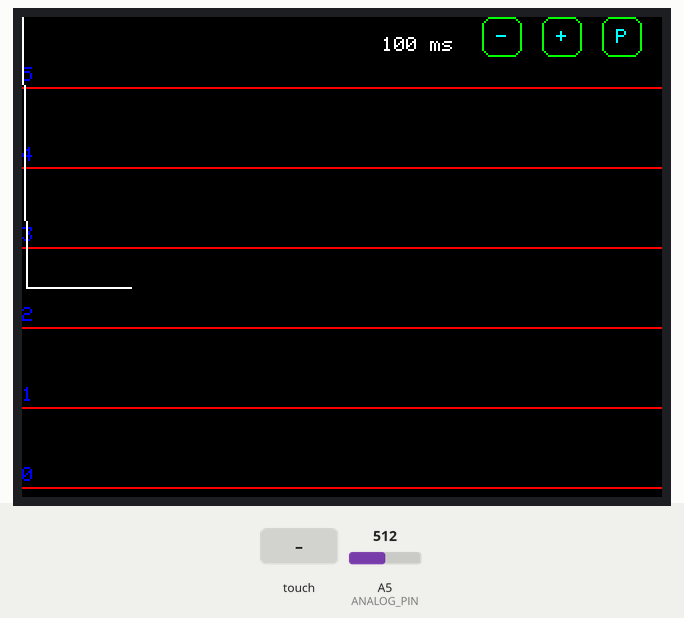
Bench run of a sketch on a simulated Arduino Uno, built with avr-gcc and run on an emulated ATmega328P. Shown: 320×240 colour display. The test bench sets the inputs (shaded band); at power-on: A5 (ANALOG_PIN) = 512.

Above: at 1.4 s.
1.5 s: A5 (ANALOG_PIN) set to 716
At 2.26 s:
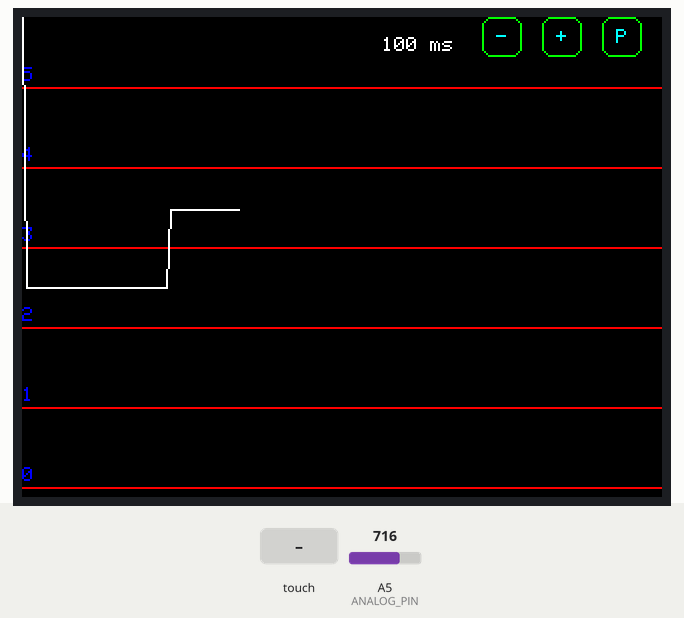
3.3 s: A5 (ANALOG_PIN) set to 900
At 3.51 s:
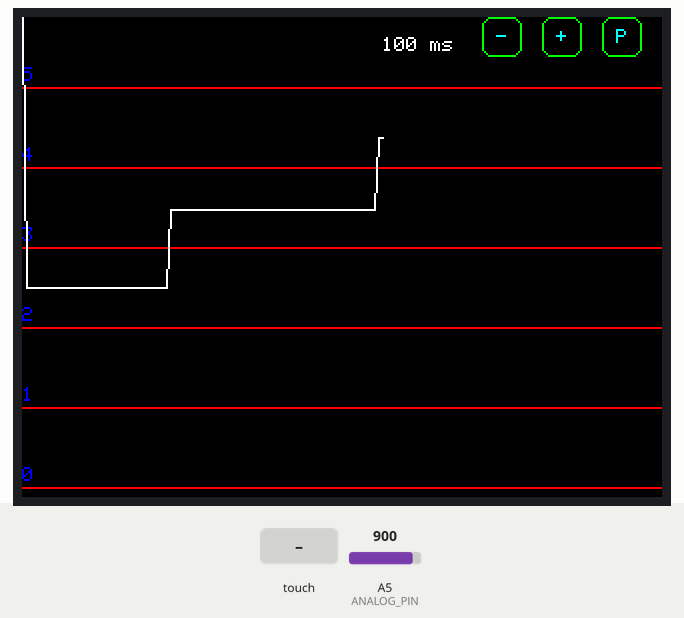
6.3 s: A5 (ANALOG_PIN) set to 1009
At 6.65 s:
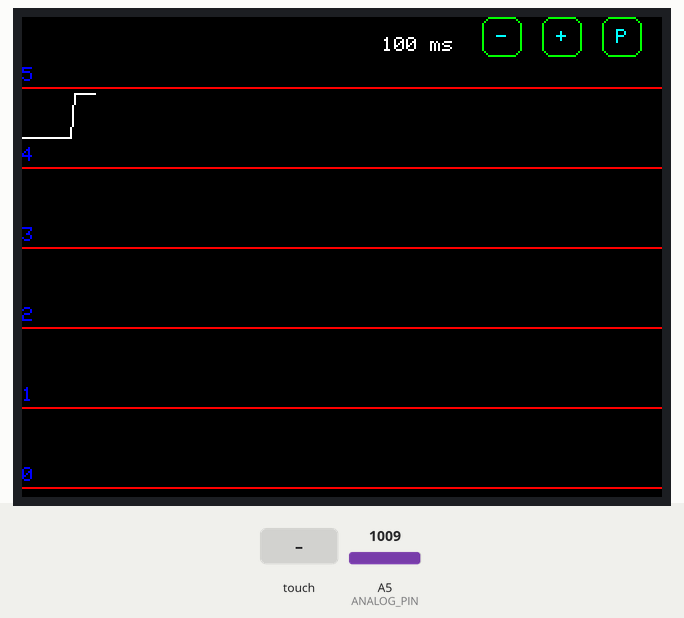
7.9 s: touch panel pressed at 13 % / 10 % of its raw x / y range
At 8.21 s:
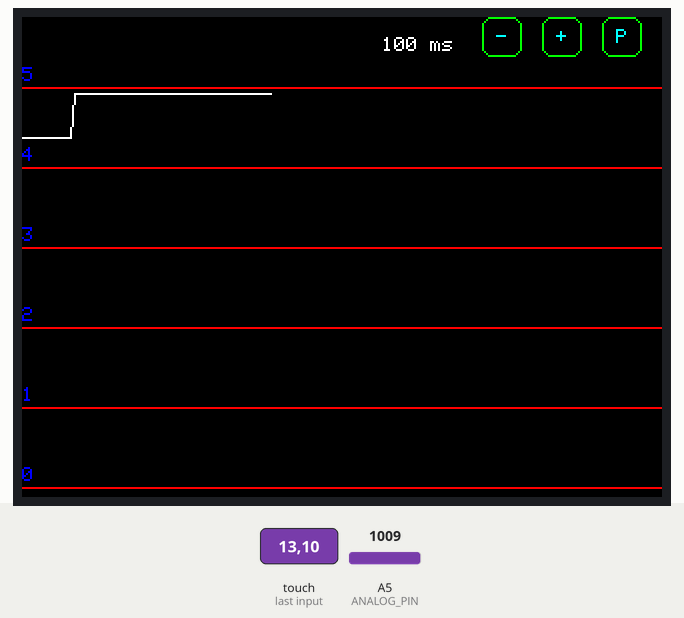
Timing chart, 0 to 10.5 s (numbered marks = the images above; inputs shaded):
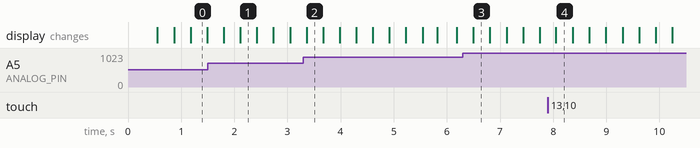

The sketch:

Oscilloscope.ino
```cpp
#include <Adafruit_GFX.h>
#include <MCUFRIEND_kbv.h>
#include <TouchScreen.h>

MCUFRIEND_kbv tft;

/*
------- SETTINGS -------
*/

#define ANALOG_PIN A5
#define TFT_WIDTH 320
#define TFT_HEIGHT 240

#define MINPRESSURE 200
#define MAXPRESSURE 1000

#define BUTTON_DELAY_ms 300

const int XP=6,XM=A2,YP=A1,YM=7; //240x320 ID=0x9341
const int TS_LEFT=177,TS_RT=915,TS_TOP=952,TS_BOT=204;
// ----------------------------------------

#define BLACK   0x0000
#define BLUE    0x001F
#define RED     0xF800
#define GREEN   0x07E0
#define CYAN    0x07FF
#define MAGENTA 0xF81F
#define YELLOW  0xFFE0
#define WHITE   0xFFFF

#define VOLTAGE_STEP 2
#define CHART_HEIGHT 200
#define OFFSET_Y -5
#define VOLTAGE_TEXT_OFFSET_Y -10
#define MAX_VOLTAGES_CAPACITY 1500
#define TIME_STEP_DELTA 20
#define TIME_STEP_DELTA_us 100
#define TIME_STEP_DEFAULT 100

#define INDICATORS_BASE_Y 2

#define TIME_STEP_TEXT_X 180
#define LAST_VOLTAGE_TEXT_X 2
#define AVG_VOLTAGE_TEXT_X 2
#define PEAK_VOLTAGE_TEXT_X 82
#define MIN_VOLTAGE_TEXT_X 82

bool isTimeStepMicros = false;

TouchScreen ts = TouchScreen(XP, YP, XM, YM, 300);

uint8_t lowBound = 0;
uint8_t peakBound = 5;

//uint8_t voltages[MAX_VOLTAGES_CAPACITY];
uint16_t voltagesAmount = TFT_WIDTH / VOLTAGE_STEP;
uint16_t currentArrayIdx = 0;
uint16_t timeStep = 100;

uint16_t previousX = 0;
uint16_t lastAnalogReading = 0;
uint16_t previousY;

double voltagesSum = 0;
double peakVoltage = 0;
double minVoltage = 999;

uint16_t voltagesAmountMeasured = 0;

Adafruit_GFX_Button pauseButton, timeStepUpButton, timeStepDownButton;

void setup() {
  pinMode(ANALOG_PIN, INPUT);
  tft.reset();
  tft.begin();
  tft.setRotation(1);
  resetScreen();

  Serial.begin(57600);
}

uint16_t touch_x, touch_y;
bool Touch_getXY(void)
{
    TSPoint p = ts.getPoint();
    pinMode(YP, OUTPUT);      //restore shared pins
    pinMode(XM, OUTPUT);
    digitalWrite(YP, HIGH);   //because TFT control pins
    digitalWrite(XM, HIGH);
    bool pressed = (p.z > MINPRESSURE && p.z < MAXPRESSURE);
    if (pressed) {
        int16_t temp = p.x;
        p.x = p.y;
        p.y = temp;
        touch_x = map(p.x, TS_LEFT, TS_RT, 0, tft.width());
        touch_y = map(p.y, TS_TOP, TS_BOT, 0, tft.height());
        touch_x = TFT_WIDTH - touch_x;
    }

    return pressed;
}

void resetScreen()
{
  tft.fillScreen(BLACK);
  uint16_t step = CHART_HEIGHT / (peakBound);
  for (uint8_t i = 0; i <= peakBound; i++)
  {
    uint16_t y = TFT_HEIGHT - step * i + OFFSET_Y;
    tft.drawFastHLine(0, y, TFT_WIDTH, RED);
    tft.drawChar(0, y + VOLTAGE_TEXT_OFFSET_Y,(char)(i + 48), BLUE, BLACK, 1);
  }
  pauseButton.initButton(&tft, 300, 10, 20, 20, GREEN, BLACK, CYAN, "P", 1);
  timeStepUpButton.initButton(&tft, 270, 10, 20, 20, GREEN, BLACK, CYAN, "+", 1);
  timeStepDownButton.initButton(&tft, 240, 10, 20, 20, GREEN, BLACK, CYAN, "-", 1);

  timeStepUpButton.drawButton();
  timeStepDownButton.drawButton();
  pauseButton.drawButton();
  writeTimeStep();

  voltagesSum = 0;
  voltagesAmountMeasured = 0;
  peakVoltage = 0;
  minVoltage = 999;
}

void writeTimeStep()
{
  tft.fillRect(TIME_STEP_TEXT_X, 10, 40, 10, BLACK);
  tft.setCursor(TIME_STEP_TEXT_X, 10);
  tft.setTextColor(WHITE);
  tft.setTextSize(1);
  tft.print(timeStep);
  if (isTimeStepMicros)
    tft.print(" us");
  else
    tft.print(" ms");
}

void writeLastVoltage(int analogReading)
{
  //tft.fillRect(LAST_VOLTAGE_TEXT_X, INDICATORS_BASE_Y + 10, 40, 10, BLACK);
  tft.setCursor(LAST_VOLTAGE_TEXT_X, INDICATORS_BASE_Y + 10);
  tft.setTextColor(WHITE);
  tft.setTextSize(1);
  tft.print("Curr:");
  tft.print(analogToVoltage(analogReading));
  tft.print(" V");
}

void writeAvgVoltage()
{
  //tft.fillRect(AVG_VOLTAGE_TEXT_X, INDICATORS_BASE_Y, 70, 10, BLACK);
  tft.setCursor(AVG_VOLTAGE_TEXT_X, INDICATORS_BASE_Y);
  tft.setTextColor(WHITE);
  tft.setTextSize(1);
  tft.print("Avg: ");
  tft.print((float)voltagesSum / voltagesAmountMeasured);
  tft.print(" V");
}

void writePeakVoltage()
{
  //tft.fillRect(PEAK_VOLTAGE_TEXT_X, INDICATORS_BASE_Y, 70, 10, BLACK);
  tft.setCursor(PEAK_VOLTAGE_TEXT_X, INDICATORS_BASE_Y);
  tft.setTextColor(WHITE);
  tft.setTextSize(1);
  tft.print("Peak: ");
  tft.print(peakVoltage);
  tft.print(" V");
}

void writeMinVoltage()
{
  //tft.fillRect(MIN_VOLTAGE_TEXT_X, INDICATORS_BASE_Y + 10, 70, 10, BLACK);
  tft.setCursor(MIN_VOLTAGE_TEXT_X, INDICATORS_BASE_Y + 10);
  tft.setTextColor(WHITE);
  tft.setTextSize(1);
  tft.print("Min: ");
  tft.print(minVoltage);
  tft.print(" V");
}

float analogToVoltage(int analogReading)
{
  return analogReading / 1023.0 * peakBound;
}

bool isFirstIteration = true;
bool isPaused = false;
uint64_t startMicros = micros();
void loop() {
  bool isScreenPressed = Touch_getXY();
  pauseButton.press(isScreenPressed && pauseButton.contains(touch_x, touch_y));
  timeStepUpButton.press(isScreenPressed && timeStepUpButton.contains(touch_x, touch_y));
  timeStepDownButton.press(isScreenPressed && timeStepDownButton.contains(touch_x, touch_y));

  if (pauseButton.justReleased()) pauseButton.drawButton();
  if (timeStepUpButton.justReleased()) timeStepUpButton.drawButton();
  if (timeStepDownButton.justReleased()) timeStepDownButton.drawButton();

  if (pauseButton.justPressed())
  {
    pauseButton.drawButton(true);
    isPaused = !isPaused;
    if (isPaused)
    {
      writeLastVoltage(lastAnalogReading);
      writeAvgVoltage();
      writePeakVoltage();
      writeMinVoltage();
    }
    else
    {
      tft.fillRect(LAST_VOLTAGE_TEXT_X, INDICATORS_BASE_Y + 10, 80, 10, BLACK);
      tft.fillRect(AVG_VOLTAGE_TEXT_X, INDICATORS_BASE_Y, 80, 10, BLACK);
      tft.fillRect(MIN_VOLTAGE_TEXT_X, INDICATORS_BASE_Y + 10, 80, 10, BLACK);
      tft.fillRect(PEAK_VOLTAGE_TEXT_X, INDICATORS_BASE_Y, 80, 10, BLACK);
    }
    delay(BUTTON_DELAY_ms);
  }
  if (timeStepUpButton.justPressed())
  {
    timeStepUpButton.drawButton(true);
    if (timeStep + TIME_STEP_DELTA > 1000)
    {
      isTimeStepMicros = false;
      timeStep = 20;
    }
    else timeStep += (isTimeStepMicros ? TIME_STEP_DELTA_us : TIME_STEP_DELTA);
    writeTimeStep();
    delay(BUTTON_DELAY_ms);
  }
  if (timeStepDownButton.justPressed())
  {
    timeStepDownButton.drawButton(true);
    if (static_cast<int16_t>(timeStep) - TIME_STEP_DELTA > 0) timeStep -= (isTimeStepMicros ? TIME_STEP_DELTA_us : TIME_STEP_DELTA);
    else
    {
      isTimeStepMicros = true;
      timeStep = 1000;
    }
    writeTimeStep();
    delay(BUTTON_DELAY_ms);
  }

  uint64_t currentMicros = micros();
  if (!isPaused && currentMicros - startMicros >= (isTimeStepMicros ? timeStep : timeStep * 1000))
  {
    startMicros = currentMicros;
    uint16_t analogReading = analogRead(ANALOG_PIN);
    lastAnalogReading = analogReading;
    ++voltagesAmountMeasured;

    float currentVoltage = analogToVoltage(analogReading);
    if (currentVoltage > peakVoltage) peakVoltage = currentVoltage;
    if (currentVoltage < minVoltage) minVoltage = currentVoltage;
    voltagesSum += currentVoltage;
    uint8_t currentY = map(analogReading, 0, 1023, 0, CHART_HEIGHT);
    /*
    Serial.print(analogReading);
    Serial.print(" ");
    Serial.println(currentY);
    */
    currentY = abs((TFT_HEIGHT + OFFSET_Y - currentY));
    if (previousX >= TFT_WIDTH)
    {
      resetScreen();
      previousX = 0;
      isFirstIteration = true;
    }
    if (isFirstIteration)
    {
      //tft.drawPixel(previousX, currentY, WHITE);
      isFirstIteration = false;
      return;
    }
    tft.drawLine(previousX, previousY, previousX + VOLTAGE_STEP, currentY, WHITE);
    previousX += VOLTAGE_STEP;
    previousY = currentY;
  }

}
```
